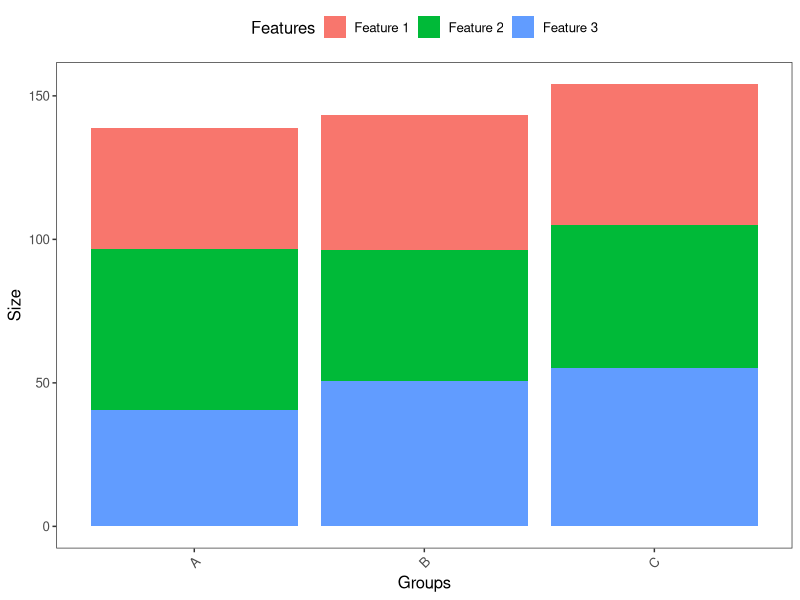
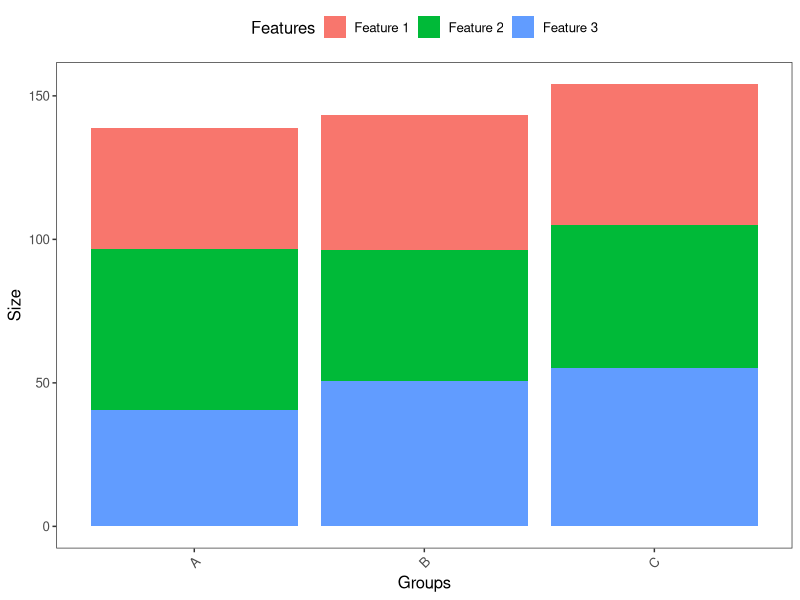
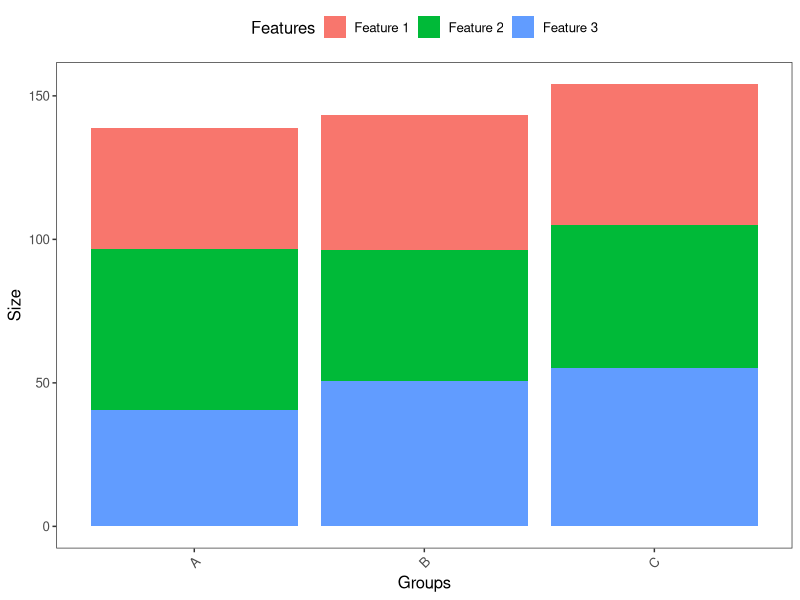

R code for these plots, in order:
##### Loading libraries ####
library(tidyverse)
##### Loading libraries ####


##### Loading data ####
data_example <- readr::read_csv(file = "data/data_example.csv")
##### Loading data ####


##### Barplot code ####
ggplot(data = data_example, aes(x = Groups, y = Size, fill = Features)) +
  geom_bar(stat = "identity") +
  theme_bw() + # Background theme
  theme(text = element_text(size = 12), # Change size of font to 12
        axis.text.x = element_text(angle = 45, hjust = 1), # Change the axis-x title to 45 degree angle
        legend.position = "top",
        panel.grid = element_blank())
##### Dotplot code ####


##### Save plot in PNG, PDF or SVG files ####
ggsave(filename = "barplot_example.png")
ggsave(filename = "barplot_example.pdf")
##### Save plot in PNG, PDF or SVG files ####
